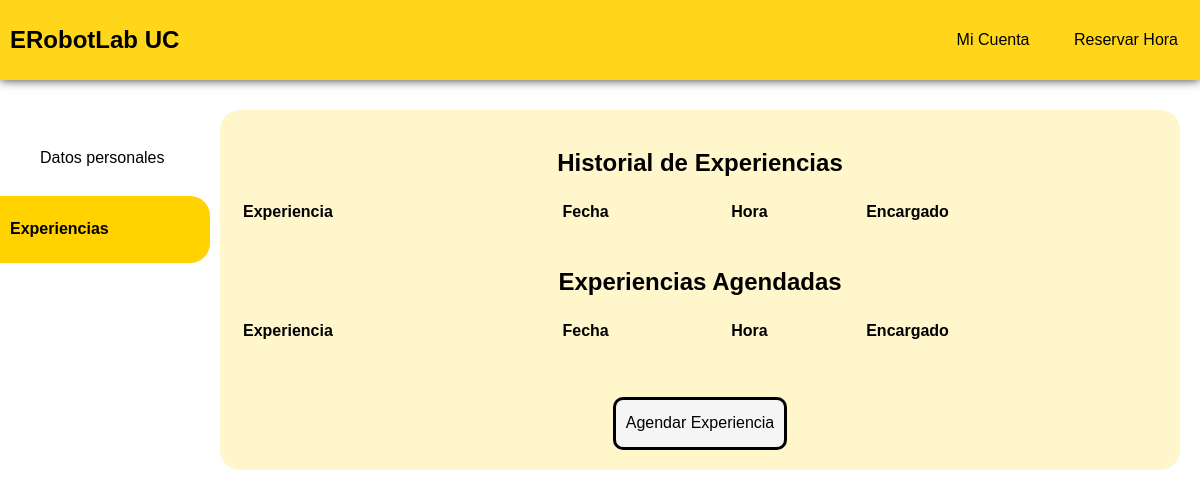
Page /cuenta/exp (signed in) on the earlier database version.
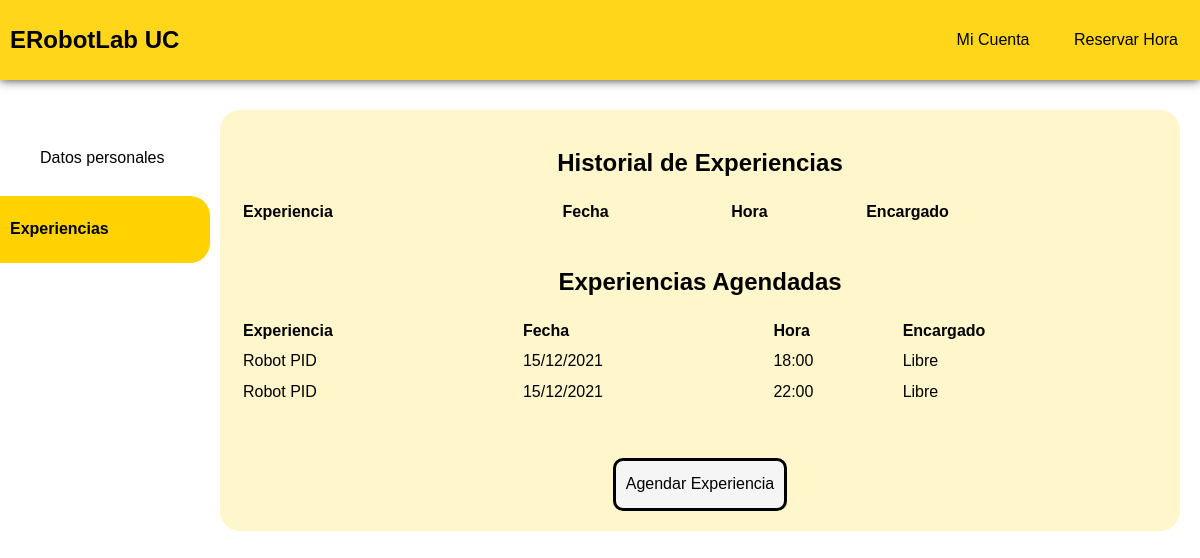
Same page on the later database version.
### tables this page shows
CREATE TABLE reservas (
    id_user INTEGER,
    id_exp INTEGER,
    created TIMESTAMP NOT NULL DEFAULT CURRENT_TIMESTAMP,
    fecha TEXT NOT NULL,
    hora TEXT NOT NULL,
    id_enc INTEGER NOT NULL,
    taken BIT NOT NULL DEFAULT 1,
    FOREIGN KEY (id_user) REFERENCES usuarios(id),
    FOREIGN KEY (id_exp) REFERENCES experiencias(id),
    FOREIGN KEY (id_enc) REFERENCES usuarios(id),
    PRIMARY KEY (id_user, id_exp, fecha, hora)
);

### app.py (the view)
@app.route("/cuenta/exp")
def exps():
    if not session:
        return redirect(url_for('index'))
    user_id = session["user_id"]
    user = get_user(user_id)
    conn = get_db_connection()
    reservas = conn.execute('SELECT * FROM reservas WHERE id_user = ?',
                        (user_id,)).fetchall()
    nomexp = ['Robot PID']
    conn.close()
    full_date = datetime.now().strftime("%d/%m/%Y %H").split(" ")
    hoy = full_date[0]
    if hoy[0] == "0":
        hoy = hoy[1:]
    coming_up = []
    reservas_new = []
    dia_h, mes_h, año_h = hoy.split("/")
    for res in reservas:
        new_res = {"fecha": res['fecha'], "hora": res['hora'],"id_exp": res['id_exp']}
        enc = get_user(res['id_enc'])
        if enc['tipo'] == "profesor":
            new_res['enc'] = enc['name'] + " " + enc['lastname']
        else:
            new_res['enc'] = "Libre"
        dia_r, mes_r, año_r = res['fecha'].split("/")
        hora_r = int(res['hora'].split(":")[0])
        if ((dia_r >= dia_h) & (mes_r >= mes_h) & (año_r >= año_h)):
            if ((dia_r == dia_h) and (hora_r < int(full_date[1]))):
                continue
            coming_up.append(new_res)
        else:
            reservas_new.append(new_res)
    return render_template("perfil/historial_experiencias.html", reservas = reservas_new, nombres_exp = nomexp, reservas_cu = coming_up, user = user)

### app.py (called while the page is built)
def get_db_connection():
    conn = sqlite3.connect('database.db')
    conn.row_factory = sqlite3.Row
    return conn

def get_user(id_user):
    conn = get_db_connection()
    user = conn.execute('SELECT * FROM usuarios WHERE id = ?',
                        (id_user,)).fetchone()
    conn.close()
    if user is None:
        abort(404)
    return user

### templates/perfil/historial_experiencias.html (shortened to what this page needs)
<!DOCTYPE html>
<html lang="en">
<head>
<link rel="stylesheet" href="{{ url_for('static', filename = 'css/estilo_perfil.css') }}">
</head>
<body>
<div class="header">
  <nav>
    <a class="inlink" href= "{{ url_for('main') }}"><h1> ERobotLab UC</h1></a>
    <div class="nav-links">
        <a class='link' href="">Mi Cuenta</a>
        <a class='link' href="{{ url_for('res') }}">Reservar Hora</a>
    </div>
  </nav>
</div>
<div id="wrapper">
    <div class="sidenav">
    <a class ="not_current" href="{{ url_for('perfil') }}">Datos personales</a>
    <a class="current" href="#">Experiencias</a>
    </div>
    <div class="content">
    <h2>Historial de Experiencias</h2>
    <table>
      <tr>
        <th> Experiencia</th>
        <th>Fecha</th>
        <th>Hora</th>
        <th>Encargado</th>
      </tr>
      </table>
      <h2 style="margin-top: 40px">Experiencias Agendadas</h2>
      <table>
        <tr>
          <th> Experiencia</th>
          <th>Fecha</th>
          <th>Hora</th>
          <th>Encargado</th>
        </tr>
        {% for res in reservas_cu %}
        <tr>
          <td>{{nombres_exp[res['id_exp'] - 1]}}</td>
          <td>{{res['fecha']}}</td>
          <td>{{res['hora']}}</td>
          <td>{{res['enc']}}</td>
        </tr>
        {% endfor %}
      </table>
      <a class="boton" href="{{ url_for('res') }}"> Agendar Experiencia</a>
    </div>
</div>
</body>
</html>
</body>
</html>

Differences in the rows shown:
added reservas: nombres_exp "Robot PID", fecha "15/12/2021", hora "18:00", enc "Libre"
added reservas: nombres_exp "Robot PID", fecha "15/12/2021", hora "22:00", enc "Libre"
